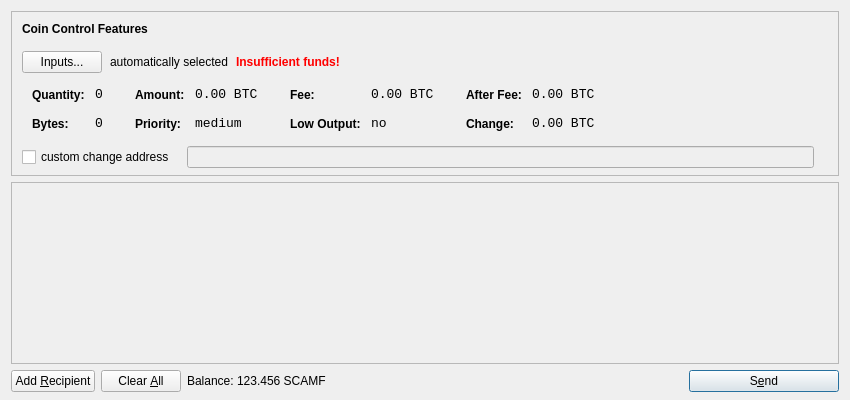
<?xml version="1.0" encoding="UTF-8"?>
<ui version="4.0">
 <class>SendCoinsDialog</class>
 <widget class="QDialog" name="SendCoinsDialog">
  <property name="geometry">
   <rect>
    <x>0</x>
    <y>0</y>
    <width>850</width>
    <height>400</height>
   </rect>
  </property>
  <property name="windowTitle">
   <string>Send Coins</string>
  </property>
  <layout class="QVBoxLayout" name="verticalLayout" stretch="0,1,0">
   <property name="bottomMargin">
    <number>8</number>
   </property>
   <item>
    <widget class="QFrame" name="frameCoinControl">
     <property name="sizePolicy">
      <sizepolicy hsizetype="Expanding" vsizetype="Expanding">
       <horstretch>0</horstretch>
       <verstretch>0</verstretch>
      </sizepolicy>
     </property>
     <property name="maximumSize">
      <size>
       <width>16777215</width>
       <height>16777215</height>
      </size>
     </property>
     <property name="frameShape">
      <enum>QFrame::StyledPanel</enum>
     </property>
     <property name="frameShadow">
      <enum>QFrame::Sunken</enum>
     </property>
     <layout class="QVBoxLayout" name="verticalLayoutCoinControl2">
      <property name="spacing">
       <number>-1</number>
      </property>
      <property name="leftMargin">
       <number>0</number>
      </property>
      <property name="topMargin">
       <number>0</number>
      </property>
      <property name="rightMargin">
       <number>0</number>
      </property>
      <property name="bottomMargin">
       <number>6</number>
      </property>
      <item>
       <layout class="QVBoxLayout" name="verticalLayoutCoinControl" stretch="0,0,0,0,1">
        <property name="spacing">
         <number>0</number>
        </property>
        <property name="leftMargin">
         <number>10</number>
        </property>
        <property name="topMargin">
         <number>10</number>
        </property>
        <item>
         <layout class="QHBoxLayout" name="horizontalLayoutCoinControl1">
          <property name="bottomMargin">
           <number>15</number>
          </property>
          <item>
           <widget class="QLabel" name="labelCoinControlFeatures">
            <property name="sizePolicy">
             <sizepolicy hsizetype="Preferred" vsizetype="Maximum">
              <horstretch>0</horstretch>
              <verstretch>0</verstretch>
             </sizepolicy>
            </property>
            <property name="font">
             <font>
              <weight>75</weight>
              <bold>true</bold>
             </font>
            </property>
            <property name="styleSheet">
             <string notr="true">font-weight:bold;</string>
            </property>
            <property name="text">
             <string>Coin Control Features</string>
            </property>
           </widget>
          </item>
         </layout>
        </item>
        <item>
         <layout class="QHBoxLayout" name="horizontalLayoutCoinControl2" stretch="0,0,0,0">
          <property name="spacing">
           <number>8</number>
          </property>
          <property name="bottomMargin">
           <number>10</number>
          </property>
          <item>
           <widget class="QPushButton" name="pushButtonCoinControl">
            <property name="styleSheet">
             <string notr="true"/>
            </property>
            <property name="text">
             <string>Inputs...</string>
            </property>
           </widget>
          </item>
          <item>
           <widget class="QLabel" name="labelCoinControlAutomaticallySelected">
            <property name="text">
             <string>automatically selected</string>
            </property>
            <property name="margin">
             <number>5</number>
            </property>
           </widget>
          </item>
          <item>
           <widget class="QLabel" name="labelCoinControlInsuffFunds">
            <property name="font">
             <font>
              <weight>75</weight>
              <bold>true</bold>
             </font>
            </property>
            <property name="styleSheet">
             <string notr="true">color:red;font-weight:bold;</string>
            </property>
            <property name="text">
             <string>Insufficient funds!</string>
            </property>
            <property name="margin">
             <number>5</number>
            </property>
           </widget>
          </item>
          <item>
           <spacer name="horizontalSpacerCoinControl">
            <property name="orientation">
             <enum>Qt::Horizontal</enum>
            </property>
            <property name="sizeHint" stdset="0">
             <size>
              <width>40</width>
              <height>1</height>
             </size>
            </property>
           </spacer>
          </item>
         </layout>
        </item>
        <item>
         <widget class="QWidget" name="widgetCoinControl" native="true">
          <property name="sizePolicy">
           <sizepolicy hsizetype="Preferred" vsizetype="Preferred">
            <horstretch>0</horstretch>
            <verstretch>0</verstretch>
           </sizepolicy>
          </property>
          <property name="minimumSize">
           <size>
            <width>0</width>
            <height>0</height>
           </size>
          </property>
          <property name="styleSheet">
           <string notr="true"/>
          </property>
          <layout class="QHBoxLayout" name="horizontalLayoutCoinControl5">
           <property name="margin">
            <number>0</number>
           </property>
           <item>
            <layout class="QHBoxLayout" name="horizontalLayoutCoinControl3" stretch="0,0,0,1">
             <property name="spacing">
              <number>20</number>
             </property>
             <property name="topMargin">
              <number>0</number>
             </property>
             <property name="bottomMargin">
              <number>10</number>
             </property>
             <item>
              <layout class="QFormLayout" name="formLayoutCoinControl1">
               <property name="horizontalSpacing">
                <number>10</number>
               </property>
               <property name="verticalSpacing">
                <number>14</number>
               </property>
               <property name="leftMargin">
                <number>10</number>
               </property>
               <property name="topMargin">
                <number>4</number>
               </property>
               <property name="rightMargin">
                <number>6</number>
               </property>
               <item row="0" column="0">
                <widget class="QLabel" name="labelCoinControlQuantityText">
                 <property name="styleSheet">
                  <string notr="true">font-weight:bold;</string>
                 </property>
                 <property name="text">
                  <string>Quantity:</string>
                 </property>
                 <property name="margin">
                  <number>0</number>
                 </property>
                </widget>
               </item>
               <item row="0" column="1">
                <widget class="QLabel" name="labelCoinControlQuantity">
                 <property name="font">
                  <font>
                   <family>Monospace</family>
                   <pointsize>10</pointsize>
                  </font>
                 </property>
                 <property name="cursor">
                  <cursorShape>IBeamCursor</cursorShape>
                 </property>
                 <property name="contextMenuPolicy">
                  <enum>Qt::ActionsContextMenu</enum>
                 </property>
                 <property name="text">
                  <string notr="true">0</string>
                 </property>
                 <property name="margin">
                  <number>0</number>
                 </property>
                 <property name="textInteractionFlags">
                  <set>Qt::LinksAccessibleByMouse|Qt::TextSelectableByKeyboard|Qt::TextSelectableByMouse</set>
                 </property>
                </widget>
               </item>
               <item row="1" column="0">
                <widget class="QLabel" name="labelCoinControlBytesText">
                 <property name="styleSheet">
                  <string notr="true">font-weight:bold;</string>
                 </property>
                 <property name="text">
                  <string>Bytes:</string>
                 </property>
                </widget>
               </item>
               <item row="1" column="1">
                <widget class="QLabel" name="labelCoinControlBytes">
                 <property name="font">
                  <font>
                   <family>Monospace</family>
                   <pointsize>10</pointsize>
                  </font>
                 </property>
                 <property name="cursor">
                  <cursorShape>IBeamCursor</cursorShape>
                 </property>
                 <property name="contextMenuPolicy">
                  <enum>Qt::ActionsContextMenu</enum>
                 </property>
                 <property name="text">
                  <string notr="true">0</string>
                 </property>
                 <property name="textInteractionFlags">
                  <set>Qt::LinksAccessibleByMouse|Qt::TextSelectableByKeyboard|Qt::TextSelectableByMouse</set>
                 </property>
                </widget>
               </item>
              </layout>
             </item>
             <item>
              <layout class="QFormLayout" name="formLayoutCoinControl2">
               <property name="horizontalSpacing">
                <number>10</number>
               </property>
               <property name="verticalSpacing">
                <number>14</number>
               </property>
               <property name="leftMargin">
                <number>6</number>
               </property>
               <property name="topMargin">
                <number>4</number>
               </property>
               <property name="rightMargin">
                <number>6</number>
               </property>
               <item row="0" column="0">
                <widget class="QLabel" name="labelCoinControlAmountText">
                 <property name="styleSheet">
                  <string notr="true">font-weight:bold;</string>
                 </property>
                 <property name="text">
                  <string>Amount:</string>
                 </property>
                 <property name="margin">
                  <number>0</number>
                 </property>
                </widget>
               </item>
               <item row="0" column="1">
                <widget class="QLabel" name="labelCoinControlAmount">
                 <property name="font">
                  <font>
                   <family>Monospace</family>
                   <pointsize>10</pointsize>
                  </font>
                 </property>
                 <property name="cursor">
                  <cursorShape>IBeamCursor</cursorShape>
                 </property>
                 <property name="contextMenuPolicy">
                  <enum>Qt::ActionsContextMenu</enum>
                 </property>
                 <property name="text">
                  <string notr="true">0.00 BTC</string>
                 </property>
                 <property name="textInteractionFlags">
                  <set>Qt::LinksAccessibleByMouse|Qt::TextSelectableByKeyboard|Qt::TextSelectableByMouse</set>
                 </property>
                </widget>
               </item>
               <item row="1" column="0">
                <widget class="QLabel" name="labelCoinControlPriorityText">
                 <property name="styleSheet">
                  <string notr="true">font-weight:bold;</string>
                 </property>
                 <property name="text">
                  <string>Priority:</string>
                 </property>
                </widget>
               </item>
               <item row="1" column="1">
                <widget class="QLabel" name="labelCoinControlPriority">
                 <property name="font">
                  <font>
                   <family>Monospace</family>
                   <pointsize>10</pointsize>
                  </font>
                 </property>
                 <property name="cursor">
                  <cursorShape>IBeamCursor</cursorShape>
                 </property>
                 <property name="contextMenuPolicy">
                  <enum>Qt::ActionsContextMenu</enum>
                 </property>
                 <property name="text">
                  <string>medium</string>
                 </property>
                 <property name="textInteractionFlags">
                  <set>Qt::LinksAccessibleByMouse|Qt::TextSelectableByKeyboard|Qt::TextSelectableByMouse</set>
                 </property>
                </widget>
               </item>
              </layout>
             </item>
             <item>
              <layout class="QFormLayout" name="formLayoutCoinControl3">
               <property name="horizontalSpacing">
                <number>10</number>
               </property>
               <property name="verticalSpacing">
                <number>14</number>
               </property>
               <property name="leftMargin">
                <number>6</number>
               </property>
               <property name="topMargin">
                <number>4</number>
               </property>
               <property name="rightMargin">
                <number>6</number>
               </property>
               <item row="0" column="0">
                <widget class="QLabel" name="labelCoinControlFeeText">
                 <property name="styleSheet">
                  <string notr="true">font-weight:bold;</string>
                 </property>
                 <property name="text">
                  <string>Fee:</string>
                 </property>
                 <property name="margin">
                  <number>0</number>
                 </property>
                </widget>
               </item>
               <item row="0" column="1">
                <widget class="QLabel" name="labelCoinControlFee">
                 <property name="font">
                  <font>
                   <family>Monospace</family>
                   <pointsize>10</pointsize>
                  </font>
                 </property>
                 <property name="cursor">
                  <cursorShape>IBeamCursor</cursorShape>
                 </property>
                 <property name="contextMenuPolicy">
                  <enum>Qt::ActionsContextMenu</enum>
                 </property>
                 <property name="text">
                  <string notr="true">0.00 BTC</string>
                 </property>
                 <property name="textInteractionFlags">
                  <set>Qt::LinksAccessibleByMouse|Qt::TextSelectableByKeyboard|Qt::TextSelectableByMouse</set>
                 </property>
                </widget>
               </item>
               <item row="1" column="0">
                <widget class="QLabel" name="labelCoinControlLowOutputText">
                 <property name="styleSheet">
                  <string notr="true">font-weight:bold;</string>
                 </property>
                 <property name="text">
                  <string>Low Output:</string>
                 </property>
                </widget>
               </item>
               <item row="1" column="1">
                <widget class="QLabel" name="labelCoinControlLowOutput">
                 <property name="font">
                  <font>
                   <family>Monospace</family>
                   <pointsize>10</pointsize>
                  </font>
                 </property>
                 <property name="cursor">
                  <cursorShape>IBeamCursor</cursorShape>
                 </property>
                 <property name="contextMenuPolicy">
                  <enum>Qt::ActionsContextMenu</enum>
                 </property>
                 <property name="text">
                  <string>no</string>
                 </property>
                 <property name="textInteractionFlags">
                  <set>Qt::LinksAccessibleByMouse|Qt::TextSelectableByKeyboard|Qt::TextSelectableByMouse</set>
                 </property>
                </widget>
               </item>
              </layout>
             </item>
             <item>
              <layout class="QFormLayout" name="formLayoutCoinControl4">
               <property name="horizontalSpacing">
                <number>10</number>
               </property>
               <property name="verticalSpacing">
                <number>14</number>
               </property>
               <property name="leftMargin">
                <number>6</number>
               </property>
               <property name="topMargin">
                <number>4</number>
               </property>
               <property name="rightMargin">
                <number>6</number>
               </property>
               <item row="0" column="0">
                <widget class="QLabel" name="labelCoinControlAfterFeeText">
                 <property name="styleSheet">
                  <string notr="true">font-weight:bold;</string>
                 </property>
                 <property name="text">
                  <string>After Fee:</string>
                 </property>
                 <property name="margin">
                  <number>0</number>
                 </property>
                </widget>
               </item>
               <item row="0" column="1">
                <widget class="QLabel" name="labelCoinControlAfterFee">
                 <property name="font">
                  <font>
                   <family>Monospace</family>
                   <pointsize>10</pointsize>
                  </font>
                 </property>
                 <property name="cursor">
                  <cursorShape>IBeamCursor</cursorShape>
                 </property>
                 <property name="contextMenuPolicy">
                  <enum>Qt::ActionsContextMenu</enum>
                 </property>
                 <property name="text">
                  <string notr="true">0.00 BTC</string>
                 </property>
                 <property name="textInteractionFlags">
                  <set>Qt::LinksAccessibleByMouse|Qt::TextSelectableByKeyboard|Qt::TextSelectableByMouse</set>
                 </property>
                </widget>
               </item>
               <item row="1" column="0">
                <widget class="QLabel" name="labelCoinControlChangeText">
                 <property name="styleSheet">
                  <string notr="true">font-weight:bold;</string>
                 </property>
                 <property name="text">
                  <string>Change:</string>
                 </property>
                </widget>
               </item>
               <item row="1" column="1">
                <widget class="QLabel" name="labelCoinControlChange">
                 <property name="font">
                  <font>
                   <family>Monospace</family>
                   <pointsize>10</pointsize>
                  </font>
                 </property>
                 <property name="cursor">
                  <cursorShape>IBeamCursor</cursorShape>
                 </property>
                 <property name="contextMenuPolicy">
                  <enum>Qt::ActionsContextMenu</enum>
                 </property>
                 <property name="text">
                  <string notr="true">0.00 BTC</string>
                 </property>
                 <property name="textInteractionFlags">
                  <set>Qt::LinksAccessibleByMouse|Qt::TextSelectableByKeyboard|Qt::TextSelectableByMouse</set>
                 </property>
                </widget>
               </item>
              </layout>
             </item>
            </layout>
           </item>
          </layout>
         </widget>
        </item>
        <item>
         <layout class="QHBoxLayout" name="horizontalLayoutCoinControl4" stretch="0,0,0">
          <property name="spacing">
           <number>12</number>
          </property>
          <property name="sizeConstraint">
           <enum>QLayout::SetDefaultConstraint</enum>
          </property>
          <property name="topMargin">
           <number>5</number>
          </property>
          <property name="rightMargin">
           <number>5</number>
          </property>
          <item>
           <widget class="QCheckBox" name="checkBoxCoinControlChange">
            <property name="text">
             <string>custom change address</string>
            </property>
           </widget>
          </item>
          <item>
           <widget class="QLineEdit" name="lineEditCoinControlChange">
            <property name="enabled">
             <bool>false</bool>
            </property>
            <property name="sizePolicy">
             <sizepolicy hsizetype="Expanding" vsizetype="Fixed">
              <horstretch>0</horstretch>
              <verstretch>0</verstretch>
             </sizepolicy>
            </property>
           </widget>
          </item>
          <item>
           <widget class="QLabel" name="labelCoinControlChangeLabel">
            <property name="sizePolicy">
             <sizepolicy hsizetype="Preferred" vsizetype="Expanding">
              <horstretch>0</horstretch>
              <verstretch>0</verstretch>
             </sizepolicy>
            </property>
            <property name="minimumSize">
             <size>
              <width>0</width>
              <height>0</height>
             </size>
            </property>
            <property name="text">
             <string/>
            </property>
            <property name="margin">
             <number>3</number>
            </property>
           </widget>
          </item>
         </layout>
        </item>
        <item>
         <spacer name="verticalSpacerCoinControl">
          <property name="orientation">
           <enum>Qt::Vertical</enum>
          </property>
          <property name="sizeHint" stdset="0">
           <size>
            <width>800</width>
            <height>1</height>
           </size>
          </property>
         </spacer>
        </item>
       </layout>
      </item>
     </layout>
    </widget>
   </item>
   <item>
    <widget class="QScrollArea" name="scrollArea">
     <property name="widgetResizable">
      <bool>true</bool>
     </property>
     <widget class="QWidget" name="scrollAreaWidgetContents">
      <property name="geometry">
       <rect>
        <x>0</x>
        <y>0</y>
        <width>830</width>
        <height>165</height>
       </rect>
      </property>
      <layout class="QVBoxLayout" name="verticalLayout_2">
       <property name="margin">
        <number>0</number>
       </property>
       <item>
        <layout class="QVBoxLayout" name="entries">
         <property name="spacing">
          <number>6</number>
         </property>
        </layout>
       </item>
       <item>
        <spacer name="verticalSpacer">
         <property name="orientation">
          <enum>Qt::Vertical</enum>
         </property>
         <property name="sizeHint" stdset="0">
          <size>
           <width>20</width>
           <height>40</height>
          </size>
         </property>
        </spacer>
       </item>
      </layout>
     </widget>
    </widget>
   </item>
   <item>
    <layout class="QHBoxLayout" name="horizontalLayout">
     <item>
      <widget class="QPushButton" name="addButton">
       <property name="toolTip">
        <string>Send to multiple recipients at once</string>
       </property>
       <property name="text">
        <string>Add &amp;Recipient</string>
       </property>
       <property name="icon">
        <iconset resource="../bitcoin.qrc">
         <normaloff>:/icons/add</normaloff>:/icons/add</iconset>
       </property>
       <property name="autoDefault">
        <bool>false</bool>
       </property>
      </widget>
     </item>
     <item>
      <widget class="QPushButton" name="clearButton">
       <property name="sizePolicy">
        <sizepolicy hsizetype="Minimum" vsizetype="Fixed">
         <horstretch>0</horstretch>
         <verstretch>0</verstretch>
        </sizepolicy>
       </property>
       <property name="toolTip">
        <string>Remove all transaction fields</string>
       </property>
       <property name="text">
        <string>Clear &amp;All</string>
       </property>
       <property name="icon">
        <iconset resource="../bitcoin.qrc">
         <normaloff>:/icons/remove</normaloff>:/icons/remove</iconset>
       </property>
       <property name="autoRepeatDelay">
        <number>300</number>
       </property>
       <property name="autoDefault">
        <bool>false</bool>
       </property>
      </widget>
     </item>
     <item>
      <layout class="QHBoxLayout" name="horizontalLayout_2">
       <property name="spacing">
        <number>3</number>
       </property>
       <item>
        <widget class="QLabel" name="label">
         <property name="text">
          <string>Balance:</string>
         </property>
        </widget>
       </item>
       <item>
        <widget class="QLabel" name="labelBalance">
         <property name="cursor">
          <cursorShape>IBeamCursor</cursorShape>
         </property>
         <property name="text">
          <string>123.456 SCAMF</string>
         </property>
         <property name="textInteractionFlags">
          <set>Qt::LinksAccessibleByMouse|Qt::TextSelectableByKeyboard|Qt::TextSelectableByMouse</set>
         </property>
        </widget>
       </item>
      </layout>
     </item>
     <item>
      <spacer name="horizontalSpacer">
       <property name="orientation">
        <enum>Qt::Horizontal</enum>
       </property>
       <property name="sizeHint" stdset="0">
        <size>
         <width>40</width>
         <height>20</height>
        </size>
       </property>
      </spacer>
     </item>
     <item>
      <widget class="QPushButton" name="sendButton">
       <property name="minimumSize">
        <size>
         <width>150</width>
         <height>0</height>
        </size>
       </property>
       <property name="toolTip">
        <string>Confirm the send action</string>
       </property>
       <property name="text">
        <string>S&amp;end</string>
       </property>
       <property name="icon">
        <iconset resource="../bitcoin.qrc">
         <normaloff>:/icons/send</normaloff>:/icons/send</iconset>
       </property>
       <property name="default">
        <bool>true</bool>
       </property>
      </widget>
     </item>
    </layout>
   </item>
  </layout>
 </widget>
 <resources>
  <include location="../bitcoin.qrc"/>
 </resources>
 <connections/>
</ui>
